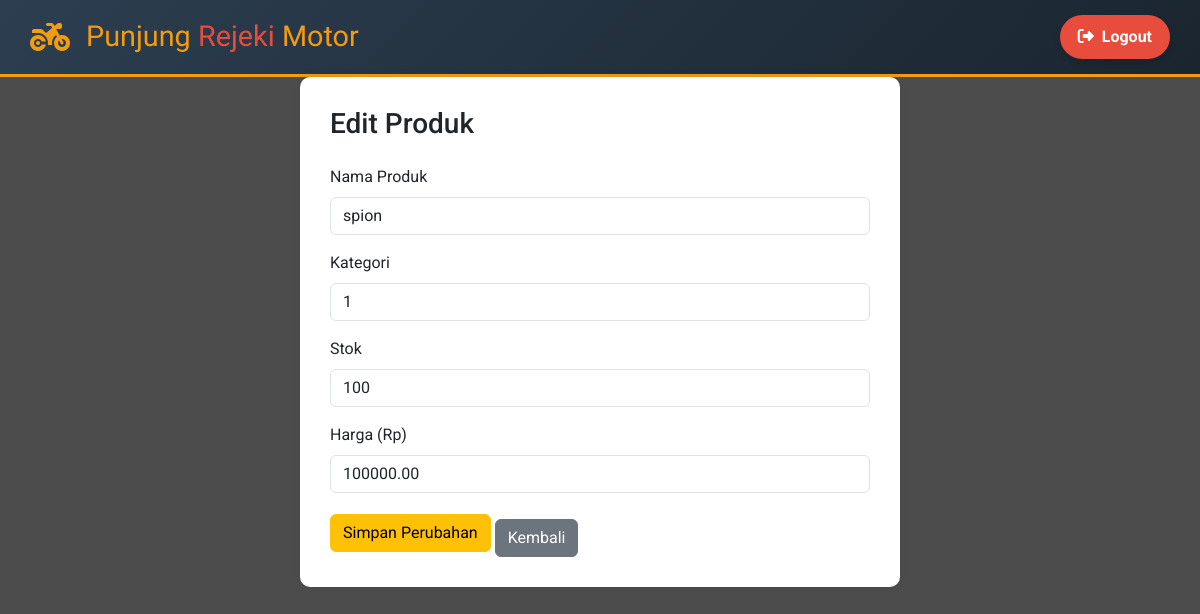
The page /admin/produk_edit.php?id=3 (signed in) on the database its author committed.
### tables this page shows
CREATE TABLE `produk` (
  `id_produk` int NOT NULL,
  `nama_produk` varchar(100) DEFAULT NULL,
  `kategori_produk` varchar(50) DEFAULT NULL,
  `stok_produk` int DEFAULT NULL,
  `harga_produk` decimal(10,2) DEFAULT NULL
);

### admin/produk_edit.php (the view, shortened to what this page needs)
<?php
require '../includes/db.php';
$id = intval($_GET['id']);
$stmt = $conn->prepare("SELECT * FROM produk WHERE id_produk = ?");
$stmt->bind_param("i", $id);
$stmt->execute();
$result = $stmt->get_result();
$produk = $result->fetch_assoc();
?>
<!DOCTYPE html>
<html lang="id">
<head>
    <link href="https://cdn.jsdelivr.net/npm/bootstrap@5.3.0/dist/css/bootstrap.min.css" rel="stylesheet">
    <link rel="stylesheet" href="https://cdnjs.cloudflare.com/ajax/libs/font-awesome/6.4.0/css/all.min.css">
</head>
<body>
<div class="topbar d-flex justify-content-between align-items-center">
    <div class="d-flex align-items-center">
        <i class="fas fa-motorcycle me-3" style="font-size: 2rem; color: var(--primary);"></i>
        <a href="admin_dashboard.php" class="logo mb-0 text-decoration-none">Punjung <span>Rejeki</span> Motor</a>
    </div>
    <div class="auth-buttons d-flex gap-3">
        <a href="../auth/logout.php" style="background-color: var(--secondary); color: white;"><i class="fas fa-sign-out-alt me-2"></i>Logout</a>
    </div>
</div>
<div class="container">
    <h3 class="mb-4">Edit Produk</h3>
    <form method="POST">
        <div class="mb-3">
            <label class="form-label">Nama Produk</label>
            <input type="text" name="nama" class="form-control" value="<?= htmlspecialchars($produk['nama_produk']) ?>" required>
        </div>
        <div class="mb-3">
            <label class="form-label">Kategori</label>
            <input type="text" name="kategori" class="form-control" value="<?= htmlspecialchars($produk['kategori_produk']) ?>" required>
        </div>
        <div class="mb-3">
            <label class="form-label">Stok</label>
            <input type="number" name="stok" class="form-control" value="<?= $produk['stok_produk'] ?>" required>
        </div>
        <div class="mb-3">
            <label class="form-label">Harga (Rp)</label>
            <input type="number" name="harga" class="form-control" value="<?= $produk['harga_produk'] ?>" required>
        </div>
        <button type="submit" class="btn btn-warning">Simpan Perubahan</button>
        <a href="produk_tambah.php" class="btn btn-secondary btn-back">Kembali</a>
    </form>
</div>
</body>
</html>

### admin/produk_edit.php (style rules this page uses)
:root { --primary: #f39c12; --secondary: #e74c3c; --dark: #2c3e50; }
body { font-family: 'Roboto', sans-serif; background-image: url('https://images.unsplash.com/photo-1601758003122-53c40e686a19'); background-size: cover; background-attachment: fixed; position: relative; }
body::before { content: ''; position: absolute; top: 0; left: 0; width: 100%; height: 200%; background-color: rgba(0, 0, 0, 0.7); z-index: -1; }
.topbar { background: linear-gradient(135deg, var(--dark), #1a252f); color: white; padding: 15px 30px; border-bottom: 3px solid var(--primary); }
.logo { font-family: 'Bungee', cursive; font-size: 1.8rem; color: var(--primary); }
.logo span { color: var(--secondary); }
.topbar .auth-buttons a { color: white; background: var(--primary); padding: 8px 16px; text-decoration: none; border-radius: 30px; font-weight: bold; transition: all 0.3s ease; border: 2px solid transparent; box-shadow: 0 4px 6px rgba(0,0,0,0.1); }
.container { max-width: 600px; margin: auto; background: white; padding: 30px; border-radius: 10px; box-shadow: 0 0 10px rgba(0,0,0,0.1); }
.btn-back { margin-top: 10px; }

### rows shown on the page
produk: nama "spion", kategori "1", stok "100", harga "100000.00"
